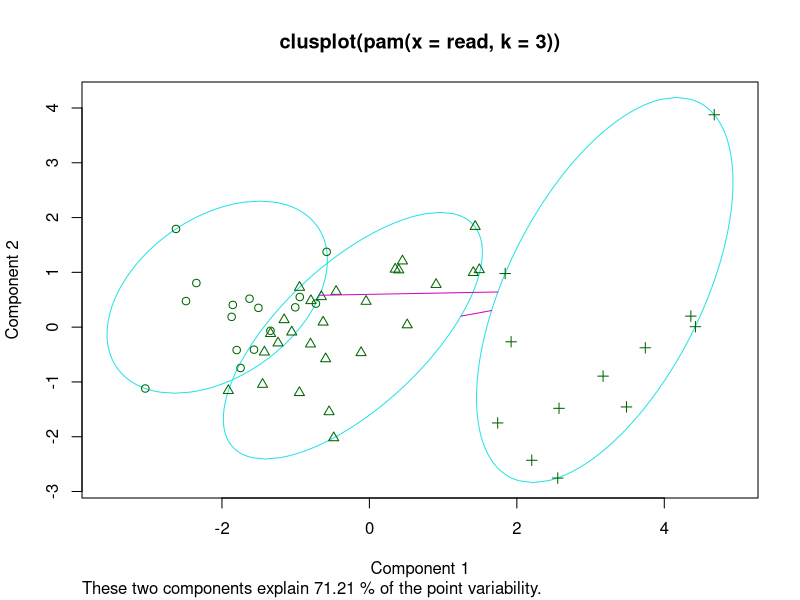
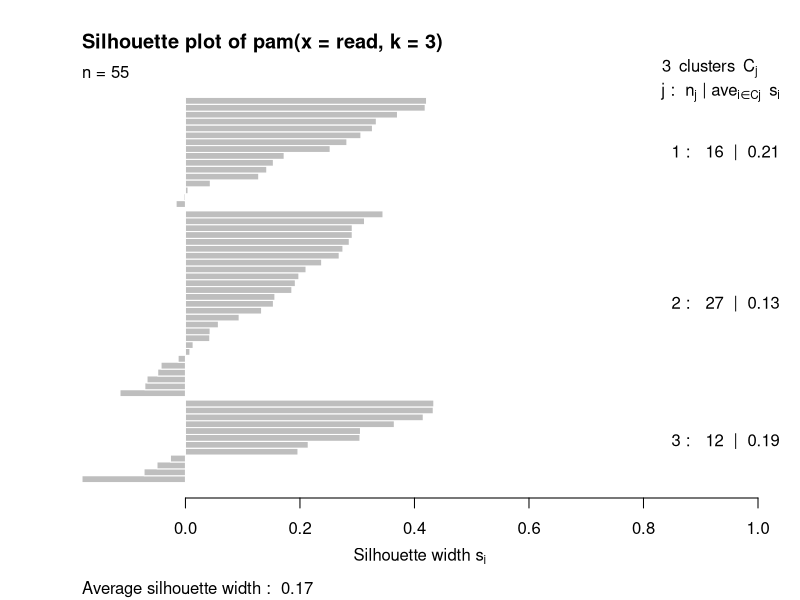
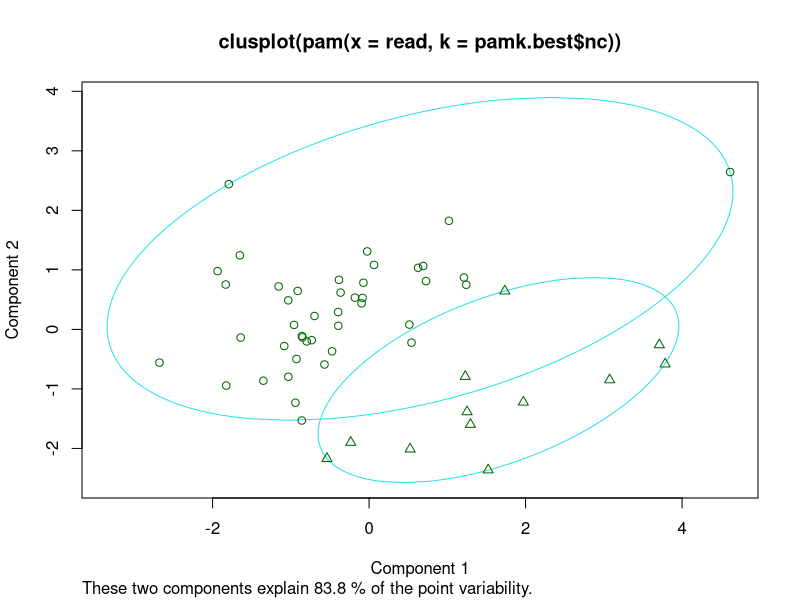
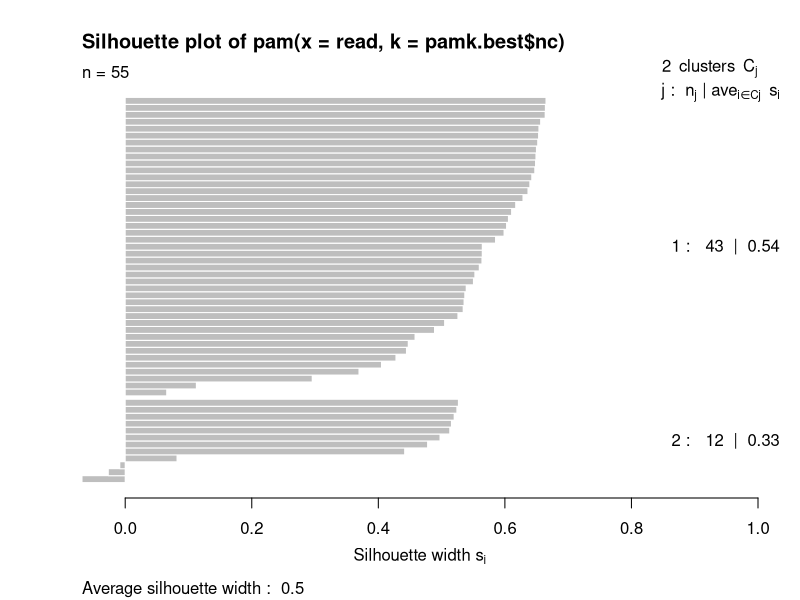
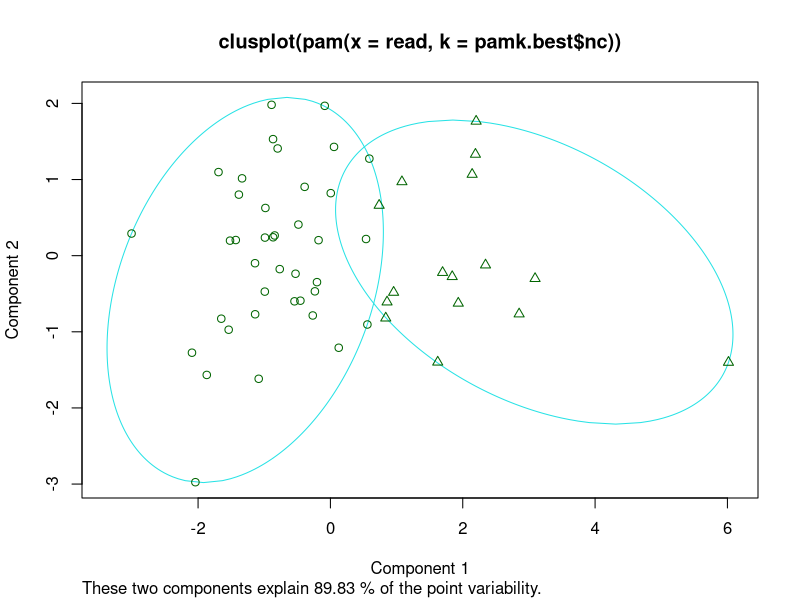
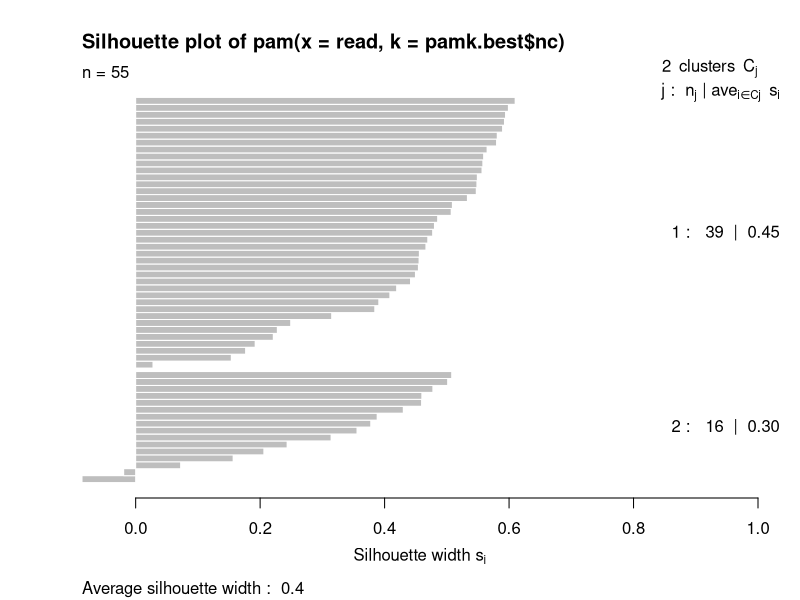
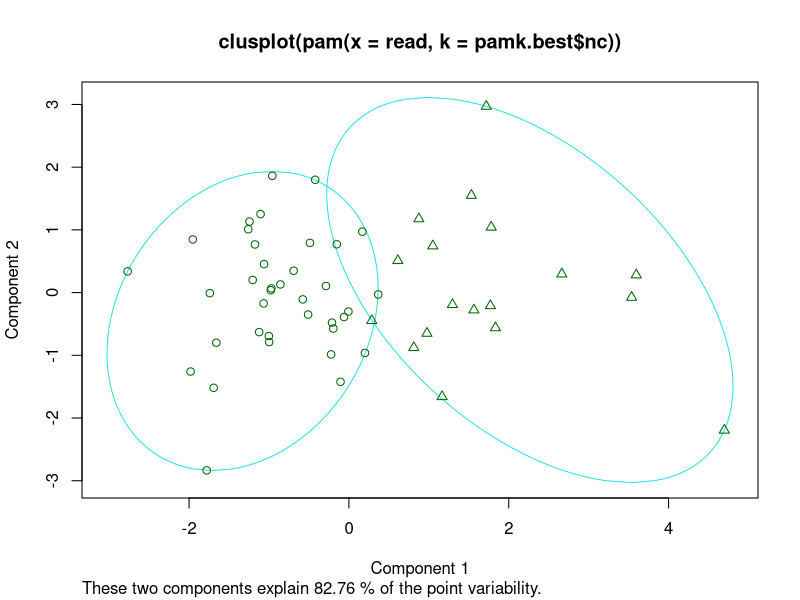
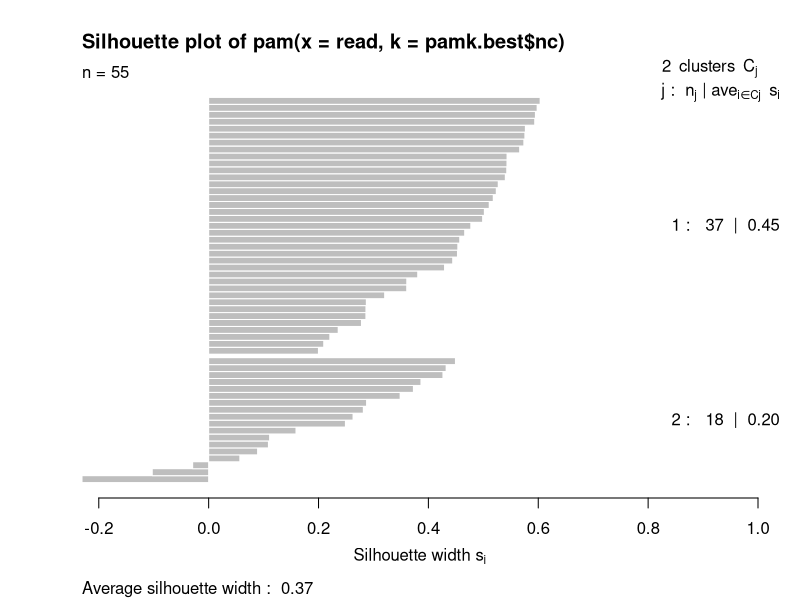

Write R code to recreate these figures, in order. (Note: this script raises an error after producing the figures.)
library(fpc)
library(readxl)
library(cluster)
library(dplyr)
reading <- readxl::read_excel(path = "rate_change_ver2.xlsx",
                              sheet = "Sheet1",
                              col_names = TRUE)

reading

#전처리 과정
names(reading)
head(reading)
names(reading) = c('동','노인수','노인비율','문화','버스','경로당','급식','독거','의료')

reading$노인수 = as.numeric(reading$노인수)
reading$노인비율 = as.numeric(reading$노인비율)
reading$문화 = as.numeric(reading$문화)
reading$버스 = as.numeric(reading$버스)
reading$급식 = as.numeric(reading$급식)
reading$독거 = as.numeric(reading$독거)
reading$의료 = as.numeric(reading$의료)
#reading$경로당 = as.numeric(reading$경로당)
reading1 = reading
reading$경로당 <- NULL
local_name = reading$동
class(reading$독거)

reading
#모든 요소

read <- subset(reading, select=c(노인수,문화, 버스, 급식,독거,노인비율,의료))
pamk.best <-pam(read, 3)
ans = table(pamk.best$clustering,local_name)
plot(pamk.best)
ans
ans = data.frame(ans)
ans = ans[!(ans$Var1=="2"),]
ans<- ans[,-1]
names(ans) = c('동','all')
head(ans)

#문화, 노인수, 노인비율, 독거
read <- subset(reading, select=c(노인수,문화,독거,노인비율))
pamk.best <-pamk(read)
cul = table(pamk.best$pamobject$clustering,local_name)
plot(pam(read, pamk.best$nc))
cul
cul = data.frame(cul)
cul = cul[!(cul$Var1=="2"),]
cul<- cul[,-1]
head(cul)
ans = cbind(ans,cul$Freq)
names(ans)[3] = c('문화')
head(ans)


#버스,노인수, 노인비율, 독거
read <- subset(reading, select=c(버스, 노인수,독거,노인비율))
pamk.best<-pamk(read)
bus = table(pamk.best$pamobject$clustering,local_name)
plot(pam(read, pamk.best$nc))
bus = data.frame(bus)
bus = bus[!(bus$Var1=="2"),]
bus <- bus[,-1]
ans = cbind(ans,bus$Freq)
names(ans)[4] = c('버스')
head(ans)

#급식, 노인수, 노인비율,독거
names(reading)
read <- subset(reading, select=c(급식,노인수,독거,노인비율))
pamk.best<-pamk(read)
plot(pam(read, pamk.best$nc))
food = table(pamk.best$pamobject$clustering,local_name)
food = data.frame(food)
food = food[!(food$Var1=="2"),]
food <- food[,-1]
ans = cbind(ans,food$Freq)
names(ans)[5] = c('급식')
head(ans)

#의료, 노인수, 노인비율, 독거
read <-subset(reading, select=c(의료, 노인수, 독거, 노인비율))
pamk.best <- pamk(read)
plot(pam(read, pamk.best$nc))
med = table(pamk.best$pamobject$clustering,local_name)
med = data.frame(med)
med = med[!(med$Var1=="2"),]
med <- med[,-1]
ans = cbind(ans,med$Freq)
names(ans)[6] = c('의료')
head(ans)

reading = data.frame(reading)
reading_rate <- subset(reading, select=c(노인수,문화, 버스, 급식,독거,노인비율,의료))
pam.result <- pamk(reading_rate,3)
a = table(pam.result$pamobject$clustering, local_name)
plot(pam(reading ))

reading

library(writexl)
write_xlsx(reading,path = "200927_sub.xlsx")
write_xlsx(ans, path = "k_medo(ver.rate2).xlsx")
